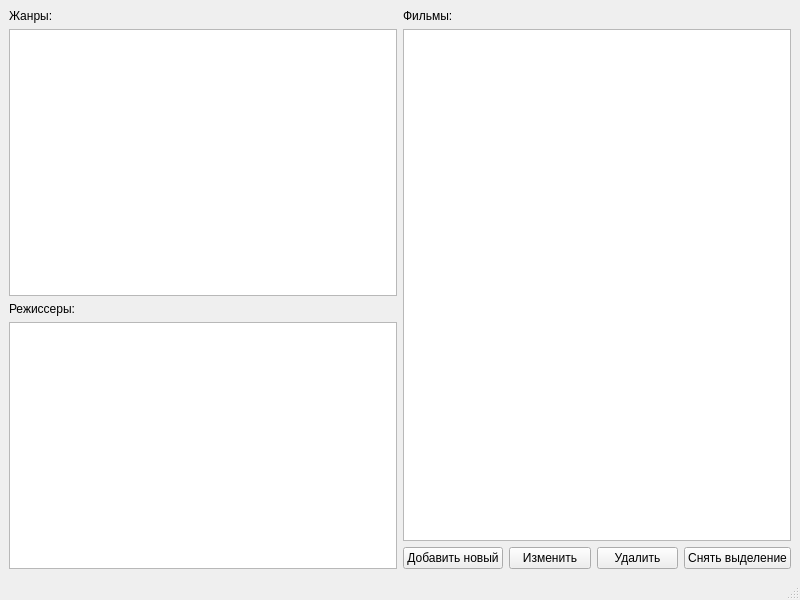
<?xml version="1.0" encoding="UTF-8"?>
<ui version="4.0">
 <class>MainWindow</class>
 <widget class="QMainWindow" name="MainWindow">
  <property name="geometry">
   <rect>
    <x>0</x>
    <y>0</y>
    <width>800</width>
    <height>600</height>
   </rect>
  </property>
  <property name="windowTitle">
   <string>MainWindow</string>
  </property>
  <widget class="QWidget" name="centralwidget">
   <layout class="QHBoxLayout" name="horizontalLayout">
    <item>
     <layout class="QVBoxLayout" name="verticalLayout">
      <item>
       <layout class="QGridLayout" name="gridLayout">
        <item row="1" column="0">
         <widget class="QListWidget" name="genres"/>
        </item>
        <item row="0" column="0">
         <widget class="QLabel" name="label">
          <property name="text">
           <string>Жанры:</string>
          </property>
         </widget>
        </item>
        <item row="2" column="0">
         <layout class="QGridLayout" name="gridLayout_2">
          <item row="0" column="0">
           <widget class="QLabel" name="label_2">
            <property name="text">
             <string>Режиссеры:</string>
            </property>
           </widget>
          </item>
          <item row="1" column="0">
           <widget class="QListWidget" name="producers"/>
          </item>
         </layout>
        </item>
       </layout>
      </item>
     </layout>
    </item>
    <item>
     <layout class="QVBoxLayout" name="verticalLayout_2">
      <item>
       <widget class="QLabel" name="label_3">
        <property name="text">
         <string>Фильмы:</string>
        </property>
       </widget>
      </item>
      <item>
       <widget class="QListWidget" name="films"/>
      </item>
      <item>
       <layout class="QHBoxLayout" name="horizontalLayout_2">
        <item>
         <widget class="QPushButton" name="pushButton">
          <property name="text">
           <string>Добавить новый</string>
          </property>
         </widget>
        </item>
        <item>
         <widget class="QPushButton" name="pushButton_3">
          <property name="text">
           <string>Изменить</string>
          </property>
         </widget>
        </item>
        <item>
         <widget class="QPushButton" name="pushButton_2">
          <property name="text">
           <string>Удалить</string>
          </property>
         </widget>
        </item>
        <item>
         <widget class="QPushButton" name="pushButton_4">
          <property name="text">
           <string>Снять выделение</string>
          </property>
         </widget>
        </item>
       </layout>
      </item>
     </layout>
    </item>
   </layout>
  </widget>
  <widget class="QMenuBar" name="menubar">
   <property name="geometry">
    <rect>
     <x>0</x>
     <y>0</y>
     <width>800</width>
     <height>21</height>
    </rect>
   </property>
  </widget>
  <widget class="QStatusBar" name="statusbar"/>
 </widget>
 <resources/>
 <connections/>
</ui>
